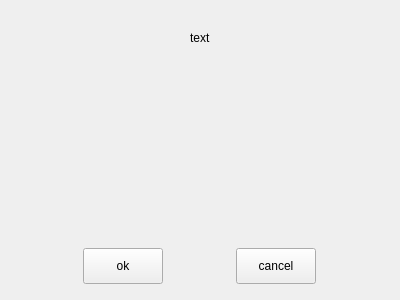
<?xml version="1.0" encoding="UTF-8"?>
<ui version="4.0">
 <class>TableDeleteNotify</class>
 <widget class="QWidget" name="TableDeleteNotify">
  <property name="geometry">
   <rect>
    <x>0</x>
    <y>0</y>
    <width>400</width>
    <height>300</height>
   </rect>
  </property>
  <property name="windowTitle">
   <string>Form</string>
  </property>
  <layout class="QVBoxLayout" name="verticalLayout">
   <property name="spacing">
    <number>4</number>
   </property>
   <property name="leftMargin">
    <number>4</number>
   </property>
   <property name="topMargin">
    <number>4</number>
   </property>
   <property name="rightMargin">
    <number>4</number>
   </property>
   <property name="bottomMargin">
    <number>4</number>
   </property>
   <item>
    <widget class="QWidget" name="m_deleteNotify" native="true">
     <layout class="QVBoxLayout" name="verticalLayout_2">
      <property name="leftMargin">
       <number>12</number>
      </property>
      <property name="topMargin">
       <number>24</number>
      </property>
      <property name="rightMargin">
       <number>12</number>
      </property>
      <property name="bottomMargin">
       <number>12</number>
      </property>
      <item>
       <layout class="QHBoxLayout" name="horizontalLayout_2">
        <item>
         <spacer name="horizontalSpacer">
          <property name="orientation">
           <enum>Qt::Horizontal</enum>
          </property>
          <property name="sizeHint" stdset="0">
           <size>
            <width>40</width>
            <height>20</height>
           </size>
          </property>
         </spacer>
        </item>
        <item>
         <widget class="QLabel" name="m_notify">
          <property name="text">
           <string>text</string>
          </property>
         </widget>
        </item>
        <item>
         <spacer name="horizontalSpacer_2">
          <property name="orientation">
           <enum>Qt::Horizontal</enum>
          </property>
          <property name="sizeHint" stdset="0">
           <size>
            <width>40</width>
            <height>20</height>
           </size>
          </property>
         </spacer>
        </item>
       </layout>
      </item>
      <item>
       <spacer name="verticalSpacer">
        <property name="orientation">
         <enum>Qt::Vertical</enum>
        </property>
        <property name="sizeHint" stdset="0">
         <size>
          <width>20</width>
          <height>40</height>
         </size>
        </property>
       </spacer>
      </item>
      <item>
       <layout class="QHBoxLayout" name="horizontalLayout">
        <item>
         <widget class="QPushButton" name="m_ok">
          <property name="sizePolicy">
           <sizepolicy hsizetype="Fixed" vsizetype="Fixed">
            <horstretch>0</horstretch>
            <verstretch>0</verstretch>
           </sizepolicy>
          </property>
          <property name="minimumSize">
           <size>
            <width>72</width>
            <height>36</height>
           </size>
          </property>
          <property name="text">
           <string>ok</string>
          </property>
         </widget>
        </item>
        <item>
         <widget class="QPushButton" name="m_cancel">
          <property name="sizePolicy">
           <sizepolicy hsizetype="Fixed" vsizetype="Fixed">
            <horstretch>0</horstretch>
            <verstretch>0</verstretch>
           </sizepolicy>
          </property>
          <property name="minimumSize">
           <size>
            <width>72</width>
            <height>36</height>
           </size>
          </property>
          <property name="text">
           <string>cancel</string>
          </property>
         </widget>
        </item>
       </layout>
      </item>
     </layout>
    </widget>
   </item>
  </layout>
 </widget>
 <resources/>
 <connections/>
</ui>
